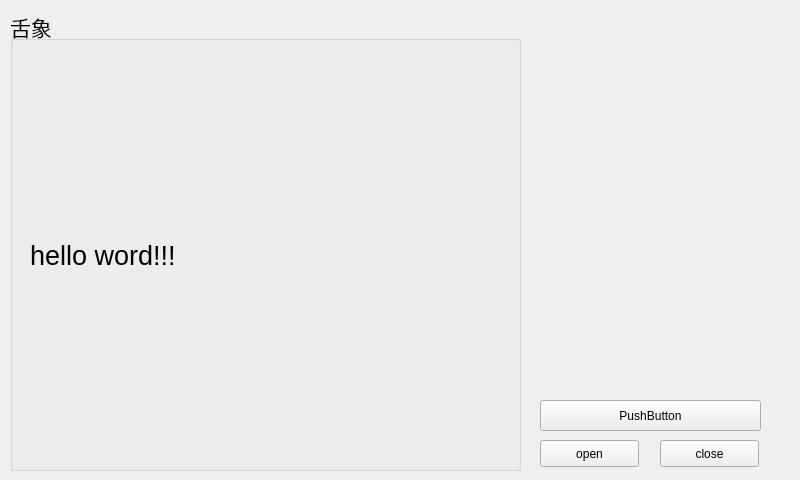
<?xml version="1.0" encoding="UTF-8"?>
<ui version="4.0">
 <class>Widget</class>
 <widget class="QWidget" name="Widget">
  <property name="geometry">
   <rect>
    <x>0</x>
    <y>0</y>
    <width>800</width>
    <height>480</height>
   </rect>
  </property>
  <property name="windowTitle">
   <string>Widget</string>
  </property>
  <widget class="QGroupBox" name="groupBox">
   <property name="geometry">
    <rect>
     <x>10</x>
     <y>10</y>
     <width>511</width>
     <height>461</height>
    </rect>
   </property>
   <property name="font">
    <font>
     <pointsize>16</pointsize>
    </font>
   </property>
   <property name="title">
    <string>舌象</string>
   </property>
   <widget class="MyLable" name="label">
    <property name="geometry">
     <rect>
      <x>20</x>
      <y>40</y>
      <width>451</width>
      <height>411</height>
     </rect>
    </property>
    <property name="font">
     <font>
      <pointsize>20</pointsize>
     </font>
    </property>
    <property name="text">
     <string>hello word!!!</string>
    </property>
   </widget>
  </widget>
  <widget class="QPushButton" name="pushButton">
   <property name="geometry">
    <rect>
     <x>540</x>
     <y>440</y>
     <width>99</width>
     <height>27</height>
    </rect>
   </property>
   <property name="text">
    <string>open</string>
   </property>
  </widget>
  <widget class="QPushButton" name="pushButton_2">
   <property name="geometry">
    <rect>
     <x>660</x>
     <y>440</y>
     <width>99</width>
     <height>27</height>
    </rect>
   </property>
   <property name="text">
    <string>close</string>
   </property>
  </widget>
  <widget class="QPushButton" name="pushButton_3">
   <property name="geometry">
    <rect>
     <x>540</x>
     <y>400</y>
     <width>221</width>
     <height>31</height>
    </rect>
   </property>
   <property name="text">
    <string>PushButton</string>
   </property>
  </widget>
 </widget>
 <layoutdefault spacing="6" margin="11"/>
 <customwidgets>
  <customwidget>
   <class>MyLable</class>
   <extends>QLabel</extends>
   <header>mylable.h</header>
  </customwidget>
 </customwidgets>
 <resources/>
 <connections/>
</ui>
